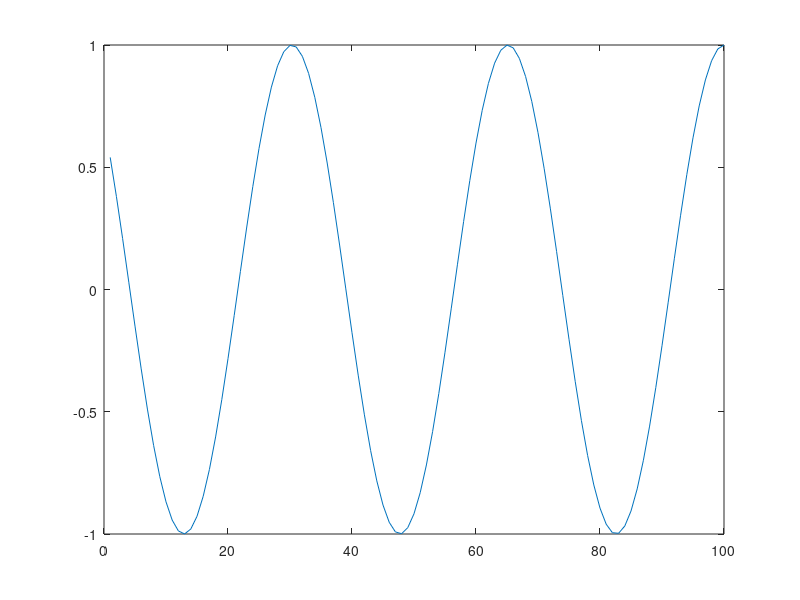

This chart was generated by the following MATLAB code:
%% Experimenting with conversion from matlab to ipynb
% This is a second comment line within the header block
% Next, I will put in an empty line (new cell?) and then some code

% This is some code:
t = linspace(1, 6*pi, 100);
a = sin(t);
plot(a)
grid on

%% A new cell
b = cos(t);
plot(b);
b(1:10) % What happens if you print to the command line?